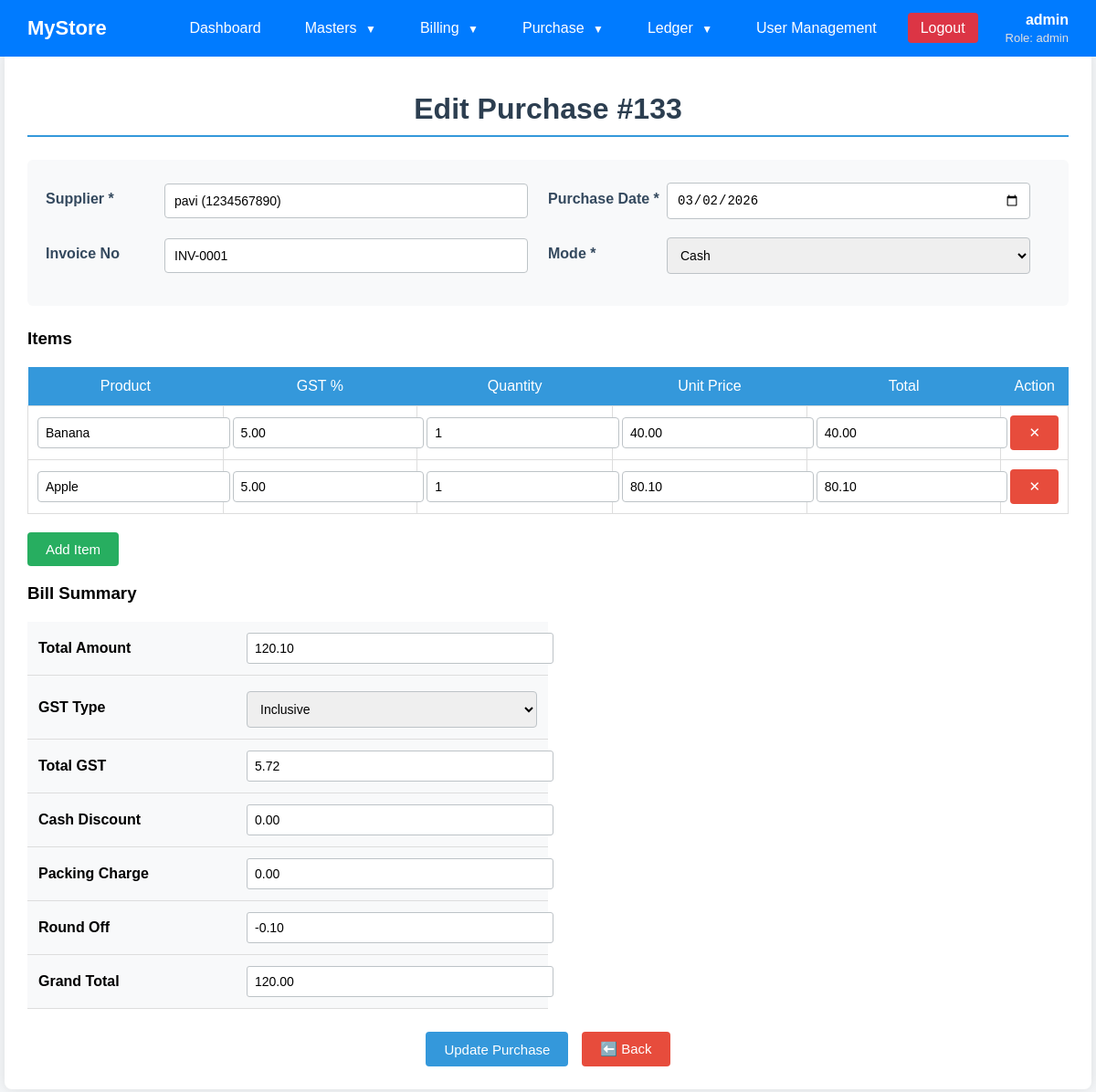
The app's page /edit_purchase1.php?id=133 (signed in) with its own data.
### tables this page shows
CREATE TABLE `purchase` (
  `id` int(11) NOT NULL,
  `supplier_id` int(11) NOT NULL,
  `date` date NOT NULL,
  `invoiceno` varchar(50) DEFAULT NULL,
  `mode` enum('cash','credit','bank') NOT NULL,
  `bankname` varchar(50) DEFAULT NULL,
  `totalamt` decimal(10,2) DEFAULT '0.00',
  `paidamt` decimal(10,2) DEFAULT '0.00',
  `balanceamt` decimal(10,2) DEFAULT '0.00',
  `created_at` timestamp NOT NULL DEFAULT CURRENT_TIMESTAMP,
  `bank_id` int(11) DEFAULT NULL,
  `discount_total` decimal(10,2) DEFAULT '0.00',
  `gst_total` decimal(10,2) DEFAULT '0.00',
  `packing_charge` decimal(10,2) DEFAULT '0.00',
  `round_off` decimal(10,2) DEFAULT '0.00',
  `grand_total` decimal(10,2) DEFAULT '0.00'
);

CREATE TABLE `suppliers` (
  `id` int(11) NOT NULL,
  `suppliers_name` varchar(50) NOT NULL,
  `phoneno` varchar(10) NOT NULL,
  `email` varchar(200) NOT NULL,
  `sup_address` varchar(200) NOT NULL,
  `gst_no` varchar(50) NOT NULL,
  `created_at` timestamp NOT NULL DEFAULT CURRENT_TIMESTAMP,
  `updated_at` timestamp NOT NULL DEFAULT CURRENT_TIMESTAMP ON UPDATE CURRENT_TIMESTAMP,
  `city` varchar(50) NOT NULL,
  `opening_amt` int(11) NOT NULL,
  `sup_state` varchar(50) NOT NULL
);

CREATE TABLE `purchase_items` (
  `id` int(11) NOT NULL,
  `purchase_id` int(11) NOT NULL,
  `product_id` int(11) NOT NULL,
  `gst_percent` decimal(5,2) DEFAULT '0.00',
  `quantity` int(11) NOT NULL,
  `unit_price` decimal(10,2) NOT NULL,
  `total` decimal(10,2) NOT NULL
);

CREATE TABLE `products` (
  `pid` int(11) NOT NULL,
  `pro_name` varchar(100) NOT NULL,
  `category` varchar(50) NOT NULL,
  `unittype` varchar(20) NOT NULL,
  `unitprice` decimal(10,2) NOT NULL,
  `purchaseprice` decimal(10,2) NOT NULL,
  `regularprice` decimal(10,2) NOT NULL,
  `taxtype` varchar(10) NOT NULL,
  `hsncode` varchar(20) NOT NULL,
  `initialqty` int(11) NOT NULL,
  `expirydate` date DEFAULT NULL,
  `created_at` timestamp NOT NULL DEFAULT CURRENT_TIMESTAMP,
  `updated_at` datetime DEFAULT NULL
);

### edit_purchase1.php (the view, shortened to what this page needs)
<?php
include "db.php";
$purchase_id = isset($_GET['id']) ? intval($_GET['id']) : 0;
$purchase_query = "SELECT p.*, s.suppliers_name, s.phoneno
                   FROM purchase p
                   JOIN suppliers s ON p.supplier_id = s.id
                   WHERE p.id = ?";
$stmt = $conn->prepare($purchase_query);
$stmt->bind_param("i", $purchase_id);
$stmt->execute();
$purchase_result = $stmt->get_result();
$purchase = $purchase_result->fetch_assoc();
$items_query = "SELECT pi.*, pr.pro_name, pr.initialqty
                FROM purchase_items pi
                JOIN products pr ON pi.product_id = pr.pid
                WHERE pi.purchase_id = ?";
$stmt = $conn->prepare($items_query);
$stmt->bind_param("i", $purchase_id);
$stmt->execute();
$items_result = $stmt->get_result();
$purchase_items = $items_result->fetch_all(MYSQLI_ASSOC);
?>
<!DOCTYPE html>
<html>
<head>
</head>
<body>
    <?php include "dashboard.php"; ?>
    <div class="container">
        <h1> Edit Purchase #<?php echo $purchase_id; ?></h1>
        <form method="post">
            <div class="header-section">
                <div class="form-row">
                    <label>Supplier *</label>
                    <input list="supplierList" id="supplierInput"
                        placeholder="Type supplier name..."
                        value="<?php echo htmlspecialchars($purchase['suppliers_name'] . ' (' . $purchase['phoneno'] . ')'); ?>"
                        oninput="setSupplierId()" required>
                </div>
                <div class="form-row">
                    <label>Purchase Date *</label>
                    <input type="date" name="date" value="<?php echo $purchase['date']; ?>" required>
                </div>
                <div class="form-row">
                    <label>Invoice No</label>
                    <input type="text" name="invoiceno" value="<?php echo htmlspecialchars($purchase['invoiceno']); ?>" placeholder="Enter invoice number">
                </div>
                <div class="form-row">
                    <label>Mode *</label>
                    <select name="mode" id="mode" required onchange="togglePaymentField()">
                        <option value="cash" <?php echo ($purchase['mode'] == 'cash') ? 'selected' : ''; ?>>Cash</option>
                    </select>
                </div>
            </div>
            <h3> Items</h3>
            <table id="itemsTable">
                <thead>
                    <tr>
                        <th>Product</th>
                        <th>GST %</th>
                        <th>Quantity</th>
                        <th>Unit Price</th>
                        <th>Total</th>
                        <th>Action</th>
                    </tr>
                </thead>
                <tbody id="itemBody">
                    <?php if (!empty($purchase_items)): ?>
                        <?php foreach($purchase_items as $index => $item): ?>
                        <tr>
                            <td>
                                <input list="productList" class="productInput"
                                    value="<?php echo htmlspecialchars($item['pro_name']); ?>"
                                    placeholder="Type product name..."
                                    onchange="setProductDetails(this)" required>
                            </td>
                            <td>
                                <input type="number" name="gst[<?php echo $index; ?>]" value="<?php echo $item['gst_percent']; ?>" step="0.01" onchange="calculateRow(this)">
                            </td>
                            <td>
                                <input type="number" name="qty[<?php echo $index; ?>]" value="<?php echo $item['quantity']; ?>" min="1" oninput="calculateRow(this)">
                            </td>
                            <td>
                                <input type="number" name="price[<?php echo $index; ?>]" value="<?php echo $item['unit_price']; ?>" step="0.01" oninput="calculateRow(this)">
                            </td>
                            <td>
                                <input type="text" name="total[<?php echo $index; ?>]" value="<?php echo $item['total']; ?>" readonly class="total-field">
                            </td>
                            <td>
                                <button type="button" class="btn-danger" onclick="removeRow(this)">✕</button>
                            </td>
                        </tr>
                        <?php endforeach; ?>
                    <?php endif; ?>
                </tbody>
            </table>
            <button type="button" class="btn-success" onclick="addRow()"> Add Item</button>
            <h3> Bill Summary</h3>
            <table class="summary-table">
                <tr>
                    <td>Total Amount</td>
                    <td>
                        <input type="text" id="subTotal" name="subTotal" value="<?php echo $purchase['totalamt']; ?>" readonly>
                    </td>
                </tr>
                <tr>
                    <td>GST Type</td>
                    <td>
                        <select id="gstType" name="gstType" onchange="updateBillSummary()" >
                            <option value="inclusive">Inclusive</option>
                        </select>
                    </td>
                </tr>
                <tr>
                    <td>Total GST</td>
                    <td><input type="text" id="totalGST" name="totalGST" value="<?php echo $purchase['gst_total']; ?>" readonly></td>
                </tr>
                <tr>
                    <td>Cash Discount</td>
                    <td><input type="number" id="cashDiscount" name="cashDiscount" value="<?php echo $purchase['discount_total']; ?>" step="0.01" oninput="updateBillSummary()"></td>
                </tr>
                <tr>
                    <td>Packing Charge</td>
                    <td><input type="number" id="packingCharge" name="packingCharge" value="<?php echo $purchase['packing_charge']; ?>" step="0.01" oninput="updateBillSummary()"></td>
                </tr>
                <tr>
                    <td>Round Off</td>
                    <td><input type="text" id="roundOff" name="roundOff" value="<?php echo $purchase['round_off']; ?>" readonly></td>
                </tr>
                <tr>
                    <td><b>Grand Total</b></td>
                    <td><input type="text" id="grandTotal" name="grandTotal" value="<?php echo $purchase['grand_total']; ?>" readonly></td>
                </tr>
            </table>
            <div class="action-buttons">
                <button type="submit" name="updatePurchase">Update Purchase</button>
                <a href="view_purchase.php"><button type="button" class="btn-danger">⬅️ Back</button></a>
            </div>
        </form>
    </div>
</body>
</html>

### edit_purchase1.php (style rules this page uses)
body { font-family: Arial, sans-serif; background: #f4f6f8; margin: 0; padding: 0; }
.container { width: 95%; margin: 30px auto; background: #fff; padding: 25px; border-radius: 8px; box-shadow: 0 0 15px rgba(0,0,0,0.1); }
h1 { text-align: center; color: #2c3e50; margin-bottom: 25px; padding-bottom: 10px; border-bottom: 2px solid #3498db; }
label { display: block; margin-top: 12px; font-weight: bold; color: #34495e; }
input, select { width: 100%; padding: 10px; margin-top: 5px; border: 1px solid #bdc3c7; border-radius: 4px; font-size: 14px; }
button { padding: 10px 20px; background: #3498db; color: white; border: none; border-radius: 4px; font-size: 15px; cursor: pointer; transition: 0.3s; font-weight: 500; }
.btn-danger { background: #e74c3c; }
.btn-success { background: #27ae60; }
a { text-decoration: none; color: #3498db; }
.form-row { display: flex; align-items: center; margin-bottom: 15px; width: 48%; }
.form-row label { width: 130px; font-weight: bold; color: #34495e; margin-top: 0; }
.form-row input, .form-row select { flex: 1; padding: 10px; border: 1px solid #bdc3c7; border-radius: 4px; }
.header-section { display: flex; flex-wrap: wrap; gap: 2%; background: #f8f9fa; padding: 20px; border-radius: 6px; margin-bottom: 25px; }
table { width: 100%; border-collapse: collapse; margin: 20px 0; background: white; }
th { background: #3498db; color: white; padding: 12px; font-weight: 500; }
td { padding: 10px; border: 1px solid #ddd; }
td input { width: 100%; padding: 8px; margin: 0; border: 1px solid #bdc3c7; }
.summary-table { width: 50%; margin: 20px 0; background: #f8f9fa; }
.summary-table td { padding: 12px; border: none; border-bottom: 1px solid #ddd; }
.summary-table td:first-child { font-weight: bold; width: 40%; }
.summary-table input { width: 100%; padding: 8px; border: 1px solid #bdc3c7; border-radius: 3px; }
.action-buttons { display: flex; gap: 15px; justify-content: center; margin-top: 25px; }

### dashboard.php (style rules this page uses)
body { margin: 0; font-family: Arial, sans-serif; background: #f4f6f8; padding-top: 25px; }

### records on screen
purchase: supplier.phoneno "pavi (1234567890)", date "03/02/2026", invoiceno "INV-0001", mode "Cash", subTotal "120.10", totalGST "5.72", cashDiscount "0.00", packingCharge "0.00", roundOff "-0.10", grandTotal "120.00"
purchase_items: product.pro_name "Banana", gst_percent "5.00", quantity "1", unit_price "40.00", total "40.00"
purchase_items: product.pro_name "Apple", gst_percent "5.00", quantity "1", unit_price "80.10", total "80.10"

### other values on screen
$_SESSION['username'] "admin"
$_SESSION['role'] "admin"
$purchase_id "133"
